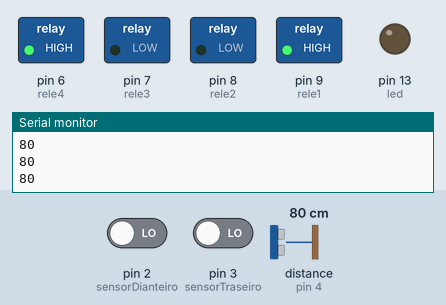
Bench run of a sketch on a simulated Arduino Uno, built with avr-gcc and run on an emulated ATmega328P. Shown: switched loads named in the sketch (green lamp = pin HIGH), output pins drawn as LEDs (lit = HIGH), the last lines printed to the serial monitor. Dashed ring = blinking. Inputs (shaded band) come from the test bench; at power-on: distance to the obstacle (sensor on pin 4) 80 cm, pin 2 (sensorDianteiro) LOW, pin 3 (sensorTraseiro) LOW. The echo pulse lasts 58.3 µs per cm; pins used as bus, display or sensor lines are not drawn.

Above: at 1.2 s.
1.3 s: distance to the obstacle (sensor on pin 4) set to 53 cm
4.3 s: distance to the obstacle (sensor on pin 4) set to 46 cm
At 5.5 s:
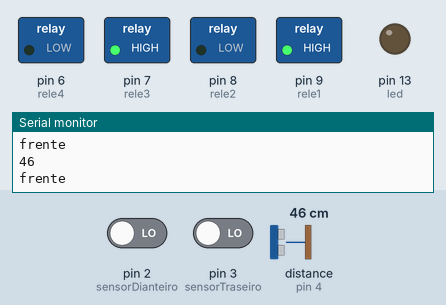
5.8 s: pin 2 (sensorDianteiro) driven HIGH
At 7.2 s:
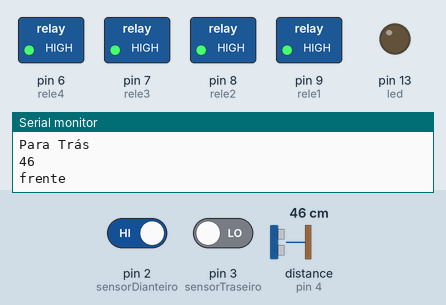
7.6 s: pin 3 (sensorTraseiro) driven HIGH
At 7.74 s:
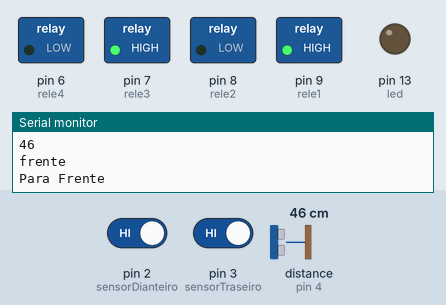
9.1 s: pin 3 (sensorTraseiro) driven LOW
At 10.3 s:
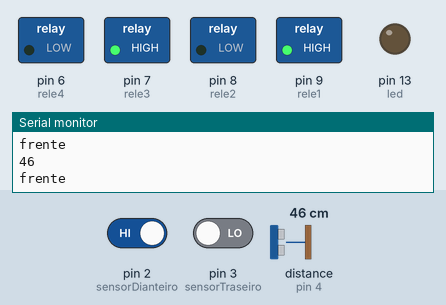
10.6 s: distance to the obstacle (sensor on pin 4) set to 60 cm
At 10.77 s:
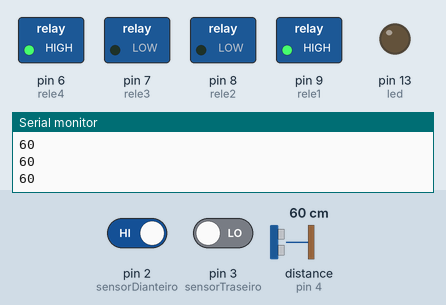
Timing chart, 0 to 14.6 s (numbered marks = the images above; inputs shaded):
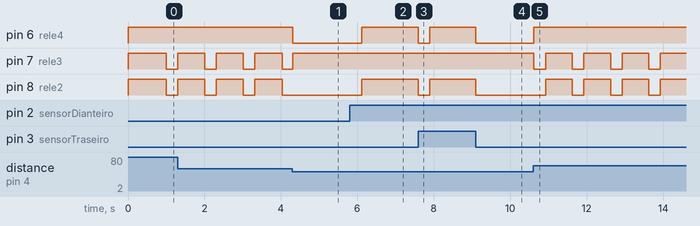

Measured:
- the behaviour switches between 50 and 49 cm on distance to the obstacle (sensor on pin 4) (found by bisection; images 0 and 1)
- after the input at 4.3 s, pin 6 (rele4): HIGH → LOW at once; pin 7 (rele3): goes on until 4.3 s, then stays HIGH; pin 8 (rele2): stays LOW (without the input it goes to HIGH after 0.03 s)
- after the input at 5.8 s, pin 6 (rele4), pin 8 (rele2): LOW → HIGH after 0.31 s
- after the input at 7.6 s, pin 6 (rele4), pin 8 (rele2): HIGH → LOW at once, → HIGH 0.30 s later
- after the input at 9.1 s, pin 6 (rele4), pin 8 (rele2): HIGH → LOW at once
- after the input at 10.6 s, pin 6 (rele4): LOW → HIGH at once; pin 7 (rele3): alternates HIGH for 0.70 s and LOW for 0.30 s, starting at once; pin 8 (rele2): alternates HIGH for 0.70 s and LOW for 0.30 s, starting after 0.33 s
- by itself, pin 7 (rele3), pin 8 (rele2): alternates HIGH for 0.71 s and LOW for 0.30 s

The sketch:

autonomo.ino
```cpp
#include "Ultrasonic.h" // Biblioteca para controle do sensor ultrassônico

#define echoPin 4 // Pino ECHO do sensor HC-SR04
#define trigPin 5 // Pino TRIG do sensor HC-SR04
Ultrasonic ultrasonic(trigPin, echoPin); // Inicialização do sensor ultrassônico

#define sensorDianteiro 2 // Sensor de linha frontal
#define sensorTraseiro 3  // Sensor de linha traseiro

// Definição dos pinos dos relés
#define rele4 6
#define rele3 7
#define rele2 8
#define rele1 9

#define led 13 // LED indicador

int distancia; // Armazena a distância medida pelo sensor ultrassônico
String result; // Armazena a distância como string

unsigned long tempoAnterior = 0; // Variável para armazenar o tempo anterior
const unsigned long intervalo = 1000; // Intervalo de 1000ms para as funções de movimento

unsigned long tempoMovimento = 0; // Variável para armazenar o tempo de movimento
bool movendo = false; // Flag para indicar se o robô está se movendo
bool linhaBranca = false; // Flag para indicar se o robô está sobre a linha branca

void setup() {
  // Configuração dos pinos
  pinMode(echoPin, INPUT);
  pinMode(trigPin, OUTPUT);
  pinMode(sensorDianteiro, INPUT);
  pinMode(sensorTraseiro, INPUT);
  pinMode(rele1, OUTPUT);
  pinMode(rele2, OUTPUT);
  pinMode(rele3, OUTPUT);
  pinMode(rele4, OUTPUT);
  pinMode(led, OUTPUT);

  Serial.begin(9600); // Inicia comunicação serial

  stop(); // Garante que os motores estejam parados

  // Configuração das interrupções
  attachInterrupt(digitalPinToInterrupt(sensorDianteiro), linhaFrente, CHANGE);
  attachInterrupt(digitalPinToInterrupt(sensorTraseiro), linhaTras, CHANGE);
}

void loop() {
  // Se o robô não está na linha branca
  if (!linhaBranca) {
    // Medição da distância
    hcsr04();

    // Movimentação com base na distância
    if ((distancia > 1 && distancia < 50)) {
      movimento_frente();
      Serial.println("frente");
    } else {
      if (millis() - tempoAnterior >= intervalo) {
        Serial.println("procura");
        movimento_esquerda();
        tempoAnterior = millis(); // Atualiza o tempo anterior
      }
    }
  }

  // Verifica se o tempo de movimentação já passou
  if (movendo && millis() - tempoMovimento >= 300) {
    stop();
    movendo = false; // Marca que o robô parou
  }
}

// Função para medir a distância com o sensor ultrassônico
void hcsr04() {
  digitalWrite(trigPin, LOW);
  delayMicroseconds(2);
  digitalWrite(trigPin, HIGH);
  delayMicroseconds(10);
  digitalWrite(trigPin, LOW);
  distancia = ultrasonic.Ranging(CM);
  Serial.println(distancia);
}

// Função para mover o robô para a esquerda
void movimento_esquerda() {
  digitalWrite(rele1, 1);
  digitalWrite(rele2, 0);
  digitalWrite(rele3, 0);
  digitalWrite(rele4, 1);

  tempoMovimento = millis(); // Define o início do movimento
  movendo = true; // Marca que o robô está se movendo
}

// Função para mover o robô para a direita
void movimento_direita() {
  digitalWrite(rele1, 1);
  digitalWrite(rele2, 0);
  digitalWrite(rele3, 0);
  digitalWrite(rele4, 1);

  tempoMovimento = millis(); // Define o início do movimento
  movendo = true; // Marca que o robô está se movendo
}

// Função para mover o robô para frente
void movimento_frente() {
  digitalWrite(rele1, 1);
  digitalWrite(rele2, 0);
  digitalWrite(rele3, 1);
  digitalWrite(rele4, 0);

  tempoMovimento = millis(); // Define o início do movimento
  movendo = true; // Marca que o robô está se movendo
}

// Função para mover o robô para trás
void movimento_tras() {
  digitalWrite(rele1, 0);
  digitalWrite(rele2, 1);
  digitalWrite(rele3, 0);
  digitalWrite(rele4, 1);

  tempoMovimento = millis(); // Define o início do movimento
  movendo = true; // Marca que o robô está se movendo
}

// Função para parar o movimento dos motores
void stop() {
  digitalWrite(rele1, 1);
  digitalWrite(rele2, 1);
  digitalWrite(rele3, 1);
  digitalWrite(rele4, 1);
}

// Interrupção para o sensor dianteiro
void linhaFrente() {
  if (digitalRead(sensorDianteiro) == 1) { // Detecta linha branca
    Serial.println("Para Trás");
    linhaBranca = true;
    movimento_tras();
  } else { // Detecta linha preta
    linhaBranca = false;
  }
}

// Interrupção para o sensor traseiro
void linhaTras() {
  if (digitalRead(sensorTraseiro) == 1) { // Detecta linha branca
    Serial.println("Para Frente");
    linhaBranca = true;
    movimento_frente();
  } else { // Detecta linha preta
    linhaBranca = false;
  }
}
```
